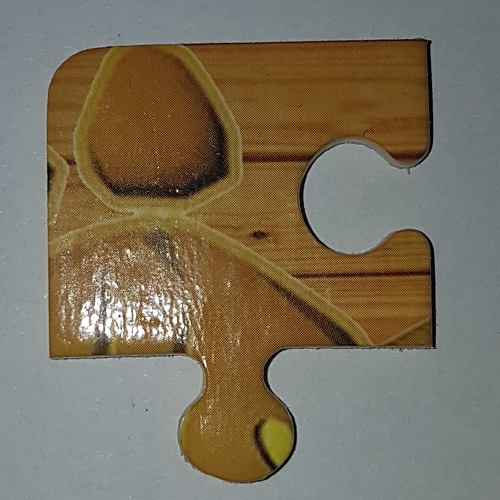
#> input picture parca.jpg, 500 x 500 px
$ python Laplacian-Sobel.py   (older library calls are emulated)
#> lines starting #> are read from the running program, lines starting #| are printed output that depends on the picture
import cv2
from matplotlib import pyplot as plt

# loading image
img0 = cv2.imread('parca.jpg', )
#> img0 is the input picture: shape (500, 500, 3); mean B, G, R 93.4, 112.7, 123

# Gri Skala
gray = cv2.cvtColor(img0, cv2.COLOR_BGR2GRAY)
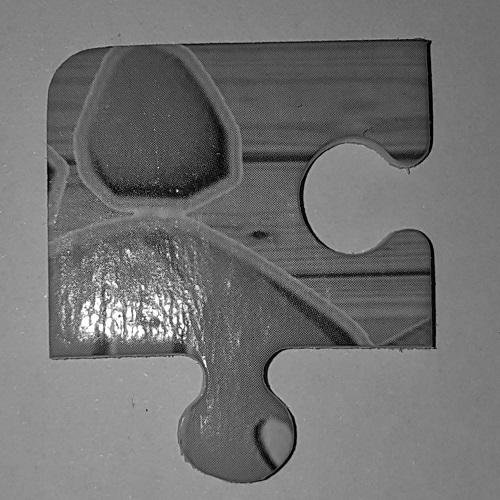
#> gray: shape (500, 500); min 0, max 255, mean 113.6

# Gürültü kaldırma
img = cv2.GaussianBlur(gray, (3, 3), 0)

# laplace sobel islemleri
laplacian = cv2.Laplacian(img, cv2.CV_64F)
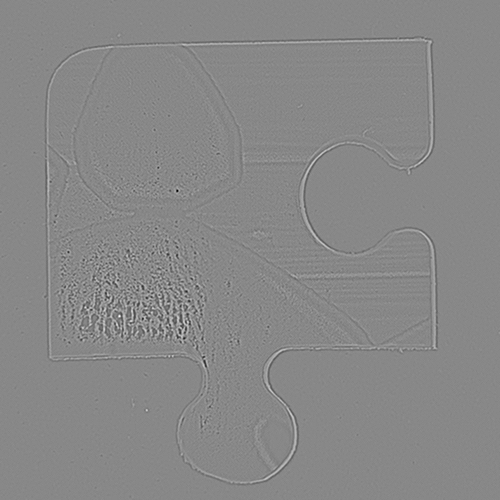
#> laplacian: shape (500, 500) float64; min -168, max 147, mean 0; drawn with min black and max white
sobelx = cv2.Sobel(img, cv2.CV_64F, 1, 0, ksize=5)  # x
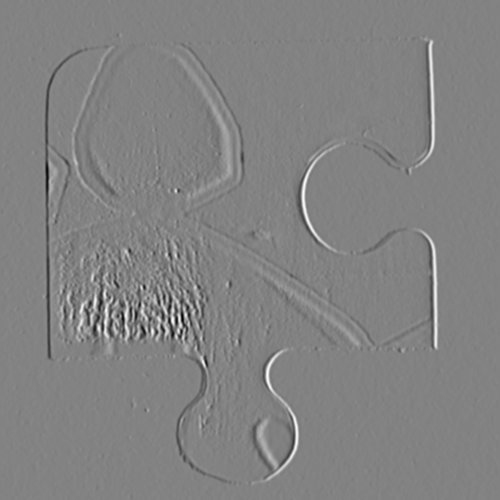
#> sobelx: shape (500, 500) float64; min -6428, max 6117, mean -5.9; drawn with min black and max white
sobely = cv2.Sobel(img, cv2.CV_64F, 0, 1, ksize=5)  # y
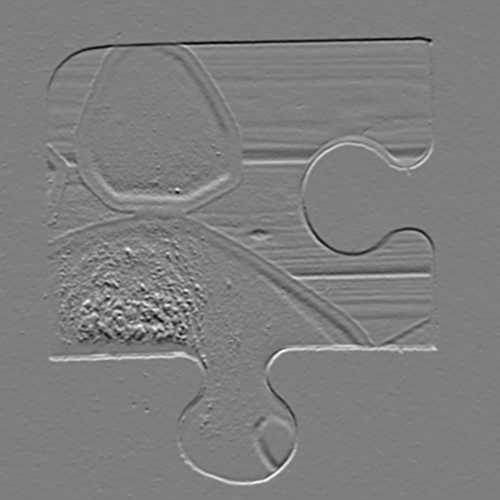
#> sobely: shape (500, 500) float64; min -4619, max 4660, mean 4.3; drawn with min black and max white

plt.subplot(2, 2, 1), plt.imshow(img, cmap='gray')
plt.title('Original'), plt.xticks([]), plt.yticks([])
plt.subplot(2, 2, 2), plt.imshow(laplacian, cmap='gray')
plt.title('Laplacian'), plt.xticks([]), plt.yticks([])
plt.subplot(2, 2, 3), plt.imshow(sobelx, cmap='gray')
plt.title('Sobel X'), plt.xticks([]), plt.yticks([])
plt.subplot(2, 2, 4), plt.imshow(sobely, cmap='gray')
plt.title('Sobel Y'), plt.xticks([]), plt.yticks([])
plt.show()
